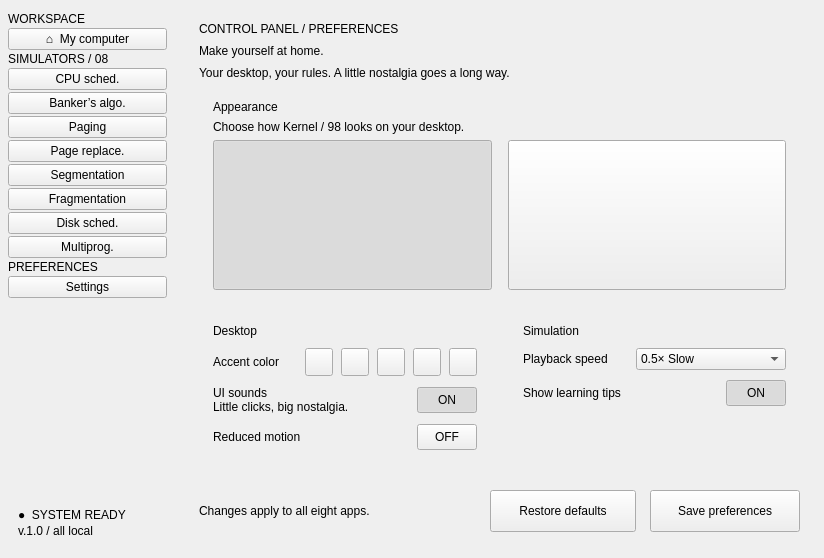
<?xml version="1.0" encoding="UTF-8"?>
<ui version="4.0">
 <class>Form</class>
 <widget class="QWidget" name="page">
   <layout class="QHBoxLayout" name="layout74" stretch="0,1">
     <property name="leftMargin"><number>0</number></property>
     <property name="topMargin"><number>0</number></property>
     <property name="rightMargin"><number>0</number></property>
     <property name="bottomMargin"><number>0</number></property>
     <property name="spacing"><number>0</number></property>
     <item>
       <widget class="QFrame" name="sidebar">
         <property name="minimumSize"><size><width>175</width><height>0</height></size></property>
         <property name="maximumSize"><size><width>175</width><height>16777215</height></size></property>
         <property name="card" stdset="0"><string>side</string></property>
         <layout class="QVBoxLayout" name="layout75">
           <property name="leftMargin"><number>8</number></property>
           <property name="topMargin"><number>12</number></property>
           <property name="rightMargin"><number>8</number></property>
           <property name="bottomMargin"><number>12</number></property>
           <property name="spacing"><number>2</number></property>
           <item>
             <widget class="QLabel" name="lblWs">
               <property name="text"><string>WORKSPACE</string></property>
               <property name="wordWrap"><bool>false</bool></property>
               <property name="kind" stdset="0"><string>eyebrow</string></property>
             </widget>
           </item>
           <item>
             <widget class="QPushButton" name="navHome">
               <property name="text"><string>⌂  My computer</string></property>
               <property name="checkable"><bool>true</bool></property>
               <property name="role" stdset="0"><string>nav</string></property>
             </widget>
           </item>
           <item>
             <widget class="QLabel" name="lblSims">
               <property name="text"><string>SIMULATORS / 08</string></property>
               <property name="wordWrap"><bool>false</bool></property>
               <property name="kind" stdset="0"><string>eyebrow</string></property>
               <property name="gap" stdset="0"><string>1</string></property>
             </widget>
           </item>
           <item>
             <widget class="QPushButton" name="nav0">
               <property name="text"><string>CPU sched.</string></property>
               <property name="checkable"><bool>true</bool></property>
               <property name="role" stdset="0"><string>nav</string></property>
             </widget>
           </item>
           <item>
             <widget class="QPushButton" name="nav1">
               <property name="text"><string>Banker’s algo.</string></property>
               <property name="checkable"><bool>true</bool></property>
               <property name="role" stdset="0"><string>nav</string></property>
             </widget>
           </item>
           <item>
             <widget class="QPushButton" name="nav2">
               <property name="text"><string>Paging</string></property>
               <property name="checkable"><bool>true</bool></property>
               <property name="role" stdset="0"><string>nav</string></property>
             </widget>
           </item>
           <item>
             <widget class="QPushButton" name="nav3">
               <property name="text"><string>Page replace.</string></property>
               <property name="checkable"><bool>true</bool></property>
               <property name="role" stdset="0"><string>nav</string></property>
             </widget>
           </item>
           <item>
             <widget class="QPushButton" name="nav4">
               <property name="text"><string>Segmentation</string></property>
               <property name="checkable"><bool>true</bool></property>
               <property name="role" stdset="0"><string>nav</string></property>
             </widget>
           </item>
           <item>
             <widget class="QPushButton" name="nav5">
               <property name="text"><string>Fragmentation</string></property>
               <property name="checkable"><bool>true</bool></property>
               <property name="role" stdset="0"><string>nav</string></property>
             </widget>
           </item>
           <item>
             <widget class="QPushButton" name="nav6">
               <property name="text"><string>Disk sched.</string></property>
               <property name="checkable"><bool>true</bool></property>
               <property name="role" stdset="0"><string>nav</string></property>
             </widget>
           </item>
           <item>
             <widget class="QPushButton" name="nav7">
               <property name="text"><string>Multiprog.</string></property>
               <property name="checkable"><bool>true</bool></property>
               <property name="role" stdset="0"><string>nav</string></property>
             </widget>
           </item>
           <item>
             <widget class="QLabel" name="lblPrefs">
               <property name="text"><string>PREFERENCES</string></property>
               <property name="wordWrap"><bool>false</bool></property>
               <property name="kind" stdset="0"><string>eyebrow</string></property>
               <property name="gap" stdset="0"><string>1</string></property>
             </widget>
           </item>
           <item>
             <widget class="QPushButton" name="navSettings">
               <property name="text"><string>Settings</string></property>
               <property name="checkable"><bool>true</bool></property>
               <property name="role" stdset="0"><string>nav</string></property>
             </widget>
           </item>
           <item>
             <spacer name="spacer73"><property name="orientation"><enum>Qt::Vertical</enum></property><property name="sizeHint" stdset="0"><size><width>20</width><height>20</height></size></property></spacer>
           </item>
           <item>
             <widget class="QFrame" name="sysReady">
               <property name="card" stdset="0"><string>plain</string></property>
               <layout class="QVBoxLayout" name="layout76">
                 <property name="leftMargin"><number>10</number></property>
                 <property name="topMargin"><number>8</number></property>
                 <property name="rightMargin"><number>10</number></property>
                 <property name="bottomMargin"><number>8</number></property>
                 <property name="spacing"><number>2</number></property>
                 <item>
                   <widget class="QLabel" name="lblSys">
                     <property name="text"><string>●  SYSTEM READY</string></property>
                     <property name="wordWrap"><bool>false</bool></property>
                     <property name="kind" stdset="0"><string>mono</string></property>
                   </widget>
                 </item>
                 <item>
                   <widget class="QLabel" name="lblVer">
                     <property name="text"><string>v.1.0 / all local</string></property>
                     <property name="wordWrap"><bool>false</bool></property>
                     <property name="kind" stdset="0"><string>eyebrow</string></property>
                   </widget>
                 </item>
               </layout>
             </widget>
           </item>
         </layout>
       </widget>
     </item>
     <item>
       <widget class="QWidget" name="content">
         <layout class="QVBoxLayout" name="layout77">
           <property name="leftMargin"><number>24</number></property>
           <property name="topMargin"><number>22</number></property>
           <property name="rightMargin"><number>24</number></property>
           <property name="bottomMargin"><number>6</number></property>
           <property name="spacing"><number>8</number></property>
           <item>
             <widget class="QLabel" name="lblEyebrow">
               <property name="text"><string>CONTROL PANEL / PREFERENCES</string></property>
               <property name="wordWrap"><bool>false</bool></property>
               <property name="kind" stdset="0"><string>eyebrow</string></property>
             </widget>
           </item>
           <item>
             <widget class="QLabel" name="lblHero">
               <property name="text"><string>Make yourself at home.</string></property>
               <property name="wordWrap"><bool>false</bool></property>
               <property name="kind" stdset="0"><string>hero</string></property>
             </widget>
           </item>
           <item>
             <widget class="QLabel" name="lblHeroSub">
               <property name="text"><string>Your desktop, your rules. A little nostalgia goes a long way.</string></property>
               <property name="wordWrap"><bool>false</bool></property>
               <property name="kind" stdset="0"><string>muted</string></property>
             </widget>
           </item>
           <item>
             <widget class="QFrame" name="cardAppear">
               <property name="card" stdset="0"><string>plain</string></property>
               <layout class="QVBoxLayout" name="layout78">
                 <property name="leftMargin"><number>14</number></property>
                 <property name="topMargin"><number>12</number></property>
                 <property name="rightMargin"><number>14</number></property>
                 <property name="bottomMargin"><number>14</number></property>
                 <property name="spacing"><number>6</number></property>
                 <item>
                   <widget class="QLabel" name="lblA">
                     <property name="text"><string>Appearance</string></property>
                     <property name="wordWrap"><bool>false</bool></property>
                     <property name="kind" stdset="0"><string>h3</string></property>
                   </widget>
                 </item>
                 <item>
                   <widget class="QLabel" name="lblA2">
                     <property name="text"><string>Choose how Kernel / 98 looks on your desktop.</string></property>
                     <property name="wordWrap"><bool>false</bool></property>
                     <property name="kind" stdset="0"><string>muted</string></property>
                   </widget>
                 </item>
                 <item>
                   <widget class="QWidget" name="themeRow">
                     <layout class="QHBoxLayout" name="layout79">
                       <property name="leftMargin"><number>0</number></property>
                       <property name="topMargin"><number>0</number></property>
                       <property name="rightMargin"><number>0</number></property>
                       <property name="bottomMargin"><number>0</number></property>
                       <property name="spacing"><number>16</number></property>
                       <item>
                         <widget class="QPushButton" name="btnLight">
                           <property name="text"><string></string></property>
                           <property name="checkable"><bool>true</bool></property>
                           <property name="checked"><bool>true</bool></property>
                           <property name="autoExclusive"><bool>true</bool></property>
                           <property name="minimumSize"><size><width>0</width><height>150</height></size></property>
                           <property name="role" stdset="0"><string>theme</string></property>
                         </widget>
                       </item>
                       <item>
                         <widget class="QPushButton" name="btnDark">
                           <property name="text"><string></string></property>
                           <property name="checkable"><bool>true</bool></property>
                           <property name="autoExclusive"><bool>true</bool></property>
                           <property name="minimumSize"><size><width>0</width><height>150</height></size></property>
                           <property name="role" stdset="0"><string>theme</string></property>
                         </widget>
                       </item>
                     </layout>
                   </widget>
                 </item>
               </layout>
             </widget>
           </item>
           <item>
             <widget class="QWidget" name="row2">
               <layout class="QHBoxLayout" name="layout80" stretch="1,1">
                 <property name="leftMargin"><number>0</number></property>
                 <property name="topMargin"><number>0</number></property>
                 <property name="rightMargin"><number>0</number></property>
                 <property name="bottomMargin"><number>0</number></property>
                 <property name="spacing"><number>18</number></property>
                 <item>
                   <widget class="QFrame" name="cardDesktop">
                     <property name="card" stdset="0"><string>plain</string></property>
                     <layout class="QVBoxLayout" name="layout81">
                       <property name="leftMargin"><number>14</number></property>
                       <property name="topMargin"><number>12</number></property>
                       <property name="rightMargin"><number>14</number></property>
                       <property name="bottomMargin"><number>12</number></property>
                       <property name="spacing"><number>10</number></property>
                       <item>
                         <widget class="QLabel" name="lblD">
                           <property name="text"><string>Desktop</string></property>
                           <property name="wordWrap"><bool>false</bool></property>
                           <property name="kind" stdset="0"><string>h3</string></property>
                         </widget>
                       </item>
                       <item>
                         <widget class="QWidget" name="accRow">
                           <layout class="QHBoxLayout" name="layout82">
                             <property name="leftMargin"><number>0</number></property>
                             <property name="topMargin"><number>0</number></property>
                             <property name="rightMargin"><number>0</number></property>
                             <property name="bottomMargin"><number>0</number></property>
                             <property name="spacing"><number>8</number></property>
                             <item>
                               <widget class="QLabel" name="lblAcc">
                                 <property name="text"><string>Accent color</string></property>
                                 <property name="wordWrap"><bool>false</bool></property>
                                 <property name="kind" stdset="0"><string>muted</string></property>
                               </widget>
                             </item>
                             <item>
                               <spacer name="spacer64"><property name="orientation"><enum>Qt::Horizontal</enum></property><property name="sizeHint" stdset="0"><size><width>20</width><height>20</height></size></property></spacer>
                             </item>
                             <item>
                               <widget class="QPushButton" name="acc0">
                                 <property name="text"><string></string></property>
                                 <property name="checkable"><bool>true</bool></property>
                                 <property name="autoExclusive"><bool>true</bool></property>
                                 <property name="minimumSize"><size><width>28</width><height>28</height></size></property>
                                 <property name="maximumSize"><size><width>28</width><height>28</height></size></property>
                                 <property name="role" stdset="0"><string>swatch</string></property>
                               </widget>
                             </item>
                             <item>
                               <widget class="QPushButton" name="acc1">
                                 <property name="text"><string></string></property>
                                 <property name="checkable"><bool>true</bool></property>
                                 <property name="autoExclusive"><bool>true</bool></property>
                                 <property name="minimumSize"><size><width>28</width><height>28</height></size></property>
                                 <property name="maximumSize"><size><width>28</width><height>28</height></size></property>
                                 <property name="role" stdset="0"><string>swatch</string></property>
                               </widget>
                             </item>
                             <item>
                               <widget class="QPushButton" name="acc2">
                                 <property name="text"><string></string></property>
                                 <property name="checkable"><bool>true</bool></property>
                                 <property name="autoExclusive"><bool>true</bool></property>
                                 <property name="minimumSize"><size><width>28</width><height>28</height></size></property>
                                 <property name="maximumSize"><size><width>28</width><height>28</height></size></property>
                                 <property name="role" stdset="0"><string>swatch</string></property>
                               </widget>
                             </item>
                             <item>
                               <widget class="QPushButton" name="acc3">
                                 <property name="text"><string></string></property>
                                 <property name="checkable"><bool>true</bool></property>
                                 <property name="autoExclusive"><bool>true</bool></property>
                                 <property name="minimumSize"><size><width>28</width><height>28</height></size></property>
                                 <property name="maximumSize"><size><width>28</width><height>28</height></size></property>
                                 <property name="role" stdset="0"><string>swatch</string></property>
                               </widget>
                             </item>
                             <item>
                               <widget class="QPushButton" name="acc4">
                                 <property name="text"><string></string></property>
                                 <property name="checkable"><bool>true</bool></property>
                                 <property name="autoExclusive"><bool>true</bool></property>
                                 <property name="minimumSize"><size><width>28</width><height>28</height></size></property>
                                 <property name="maximumSize"><size><width>28</width><height>28</height></size></property>
                                 <property name="role" stdset="0"><string>swatch</string></property>
                               </widget>
                             </item>
                           </layout>
                         </widget>
                       </item>
                       <item>
                         <widget class="QWidget" name="soundRow">
                           <layout class="QHBoxLayout" name="layout83">
                             <property name="leftMargin"><number>0</number></property>
                             <property name="topMargin"><number>0</number></property>
                             <property name="rightMargin"><number>0</number></property>
                             <property name="bottomMargin"><number>0</number></property>
                             <property name="spacing"><number>6</number></property>
                             <item>
                               <widget class="QWidget" name="soundTxt">
                                 <layout class="QVBoxLayout" name="layout84">
                                   <property name="leftMargin"><number>0</number></property>
                                   <property name="topMargin"><number>0</number></property>
                                   <property name="rightMargin"><number>0</number></property>
                                   <property name="bottomMargin"><number>0</number></property>
                                   <property name="spacing"><number>0</number></property>
                                   <item>
                                     <widget class="QLabel" name="lblSnd">
                                       <property name="text"><string>UI sounds</string></property>
                                       <property name="wordWrap"><bool>false</bool></property>
                                       <property name="kind" stdset="0"><string>body</string></property>
                                     </widget>
                                   </item>
                                   <item>
                                     <widget class="QLabel" name="lblSnd2">
                                       <property name="text"><string>Little clicks, big nostalgia.</string></property>
                                       <property name="wordWrap"><bool>false</bool></property>
                                       <property name="kind" stdset="0"><string>muted</string></property>
                                     </widget>
                                   </item>
                                 </layout>
                               </widget>
                             </item>
                             <item>
                               <spacer name="spacer65"><property name="orientation"><enum>Qt::Horizontal</enum></property><property name="sizeHint" stdset="0"><size><width>20</width><height>20</height></size></property></spacer>
                             </item>
                             <item>
                               <widget class="QPushButton" name="tglSounds">
                                 <property name="text"><string>ON</string></property>
                                 <property name="checkable"><bool>true</bool></property>
                                 <property name="checked"><bool>true</bool></property>
                                 <property name="minimumSize"><size><width>60</width><height>26</height></size></property>
                                 <property name="maximumSize"><size><width>60</width><height>26</height></size></property>
                                 <property name="role" stdset="0"><string>toggle</string></property>
                               </widget>
                             </item>
                           </layout>
                         </widget>
                       </item>
                       <item>
                         <widget class="QWidget" name="motionRow">
                           <layout class="QHBoxLayout" name="layout85">
                             <property name="leftMargin"><number>0</number></property>
                             <property name="topMargin"><number>0</number></property>
                             <property name="rightMargin"><number>0</number></property>
                             <property name="bottomMargin"><number>0</number></property>
                             <property name="spacing"><number>6</number></property>
                             <item>
                               <widget class="QLabel" name="lblMo">
                                 <property name="text"><string>Reduced motion</string></property>
                                 <property name="wordWrap"><bool>false</bool></property>
                                 <property name="kind" stdset="0"><string>body</string></property>
                               </widget>
                             </item>
                             <item>
                               <spacer name="spacer66"><property name="orientation"><enum>Qt::Horizontal</enum></property><property name="sizeHint" stdset="0"><size><width>20</width><height>20</height></size></property></spacer>
                             </item>
                             <item>
                               <widget class="QPushButton" name="tglMotion">
                                 <property name="text"><string>OFF</string></property>
                                 <property name="checkable"><bool>true</bool></property>
                                 <property name="minimumSize"><size><width>60</width><height>26</height></size></property>
                                 <property name="maximumSize"><size><width>60</width><height>26</height></size></property>
                                 <property name="role" stdset="0"><string>toggle</string></property>
                               </widget>
                             </item>
                           </layout>
                         </widget>
                       </item>
                       <item>
                         <spacer name="spacer67"><property name="orientation"><enum>Qt::Vertical</enum></property><property name="sizeHint" stdset="0"><size><width>20</width><height>20</height></size></property></spacer>
                       </item>
                     </layout>
                   </widget>
                 </item>
                 <item>
                   <widget class="QFrame" name="cardSim">
                     <property name="card" stdset="0"><string>plain</string></property>
                     <layout class="QVBoxLayout" name="layout86">
                       <property name="leftMargin"><number>14</number></property>
                       <property name="topMargin"><number>12</number></property>
                       <property name="rightMargin"><number>14</number></property>
                       <property name="bottomMargin"><number>12</number></property>
                       <property name="spacing"><number>10</number></property>
                       <item>
                         <widget class="QLabel" name="lblS">
                           <property name="text"><string>Simulation</string></property>
                           <property name="wordWrap"><bool>false</bool></property>
                           <property name="kind" stdset="0"><string>h3</string></property>
                         </widget>
                       </item>
                       <item>
                         <widget class="QWidget" name="spdRow">
                           <layout class="QHBoxLayout" name="layout87">
                             <property name="leftMargin"><number>0</number></property>
                             <property name="topMargin"><number>0</number></property>
                             <property name="rightMargin"><number>0</number></property>
                             <property name="bottomMargin"><number>0</number></property>
                             <property name="spacing"><number>6</number></property>
                             <item>
                               <widget class="QLabel" name="lblSp">
                                 <property name="text"><string>Playback speed</string></property>
                                 <property name="wordWrap"><bool>false</bool></property>
                                 <property name="kind" stdset="0"><string>body</string></property>
                               </widget>
                             </item>
                             <item>
                               <spacer name="spacer68"><property name="orientation"><enum>Qt::Horizontal</enum></property><property name="sizeHint" stdset="0"><size><width>20</width><height>20</height></size></property></spacer>
                             </item>
                             <item>
                               <widget class="QComboBox" name="cmbSpeed">
                                 <property name="minimumSize"><size><width>150</width><height>0</height></size></property>
                                 <item><property name="text"><string>0.5× Slow</string></property></item>
                                 <item><property name="text"><string>1× Normal</string></property></item>
                                 <item><property name="text"><string>2× Fast</string></property></item>
                                 <item><property name="text"><string>4× Turbo</string></property></item>
                               </widget>
                             </item>
                           </layout>
                         </widget>
                       </item>
                       <item>
                         <widget class="QWidget" name="tipRow">
                           <layout class="QHBoxLayout" name="layout88">
                             <property name="leftMargin"><number>0</number></property>
                             <property name="topMargin"><number>0</number></property>
                             <property name="rightMargin"><number>0</number></property>
                             <property name="bottomMargin"><number>0</number></property>
                             <property name="spacing"><number>6</number></property>
                             <item>
                               <widget class="QLabel" name="lblTip">
                                 <property name="text"><string>Show learning tips</string></property>
                                 <property name="wordWrap"><bool>false</bool></property>
                                 <property name="kind" stdset="0"><string>body</string></property>
                               </widget>
                             </item>
                             <item>
                               <spacer name="spacer69"><property name="orientation"><enum>Qt::Horizontal</enum></property><property name="sizeHint" stdset="0"><size><width>20</width><height>20</height></size></property></spacer>
                             </item>
                             <item>
                               <widget class="QPushButton" name="tglTips">
                                 <property name="text"><string>ON</string></property>
                                 <property name="checkable"><bool>true</bool></property>
                                 <property name="checked"><bool>true</bool></property>
                                 <property name="minimumSize"><size><width>60</width><height>26</height></size></property>
                                 <property name="maximumSize"><size><width>60</width><height>26</height></size></property>
                                 <property name="role" stdset="0"><string>toggle</string></property>
                               </widget>
                             </item>
                           </layout>
                         </widget>
                       </item>
                       <item>
                         <spacer name="spacer70"><property name="orientation"><enum>Qt::Vertical</enum></property><property name="sizeHint" stdset="0"><size><width>20</width><height>20</height></size></property></spacer>
                       </item>
                     </layout>
                   </widget>
                 </item>
               </layout>
             </widget>
           </item>
           <item>
             <widget class="QWidget" name="foot">
               <layout class="QHBoxLayout" name="layout89">
                 <property name="leftMargin"><number>0</number></property>
                 <property name="topMargin"><number>0</number></property>
                 <property name="rightMargin"><number>0</number></property>
                 <property name="bottomMargin"><number>0</number></property>
                 <property name="spacing"><number>14</number></property>
                 <item>
                   <widget class="QLabel" name="lblNote">
                     <property name="text"><string>Changes apply to all eight apps.</string></property>
                     <property name="wordWrap"><bool>false</bool></property>
                     <property name="kind" stdset="0"><string>eyebrow</string></property>
                   </widget>
                 </item>
                 <item>
                   <spacer name="spacer71"><property name="orientation"><enum>Qt::Horizontal</enum></property><property name="sizeHint" stdset="0"><size><width>20</width><height>20</height></size></property></spacer>
                 </item>
                 <item>
                   <widget class="QPushButton" name="btnRestore">
                     <property name="text"><string>Restore defaults</string></property>
                     <property name="minimumSize"><size><width>146</width><height>42</height></size></property>
                     <property name="maximumSize"><size><width>146</width><height>42</height></size></property>
                     <property name="role" stdset="0"><string>plain</string></property>
                   </widget>
                 </item>
                 <item>
                   <widget class="QPushButton" name="btnSave">
                     <property name="text"><string>Save preferences</string></property>
                     <property name="minimumSize"><size><width>150</width><height>42</height></size></property>
                     <property name="maximumSize"><size><width>150</width><height>42</height></size></property>
                     <property name="role" stdset="0"><string>primary</string></property>
                   </widget>
                 </item>
               </layout>
             </widget>
           </item>
           <item>
             <spacer name="spacer72"><property name="orientation"><enum>Qt::Vertical</enum></property><property name="sizeHint" stdset="0"><size><width>20</width><height>20</height></size></property></spacer>
           </item>
         </layout>
       </widget>
     </item>
   </layout>
 </widget>
 <resources/>
 <connections/>
</ui>
